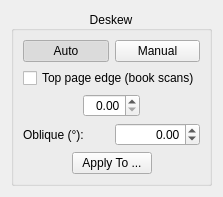
<?xml version="1.0" encoding="UTF-8"?>
<ui version="4.0">
 <class>deskew::OptionsWidget</class>
 <widget class="QWidget" name="deskew::OptionsWidget">
  <property name="geometry">
   <rect>
    <x>0</x>
    <y>0</y>
    <width>220</width>
    <height>146</height>
   </rect>
  </property>
  <property name="windowTitle">
   <string>Form</string>
  </property>
  <layout class="QVBoxLayout">
   <item>
    <widget class="CollapsibleGroupBox" name="deskewGroupBox">
     <property name="title">
      <string>Deskew</string>
     </property>
     <property name="alignment">
      <set>Qt::AlignCenter</set>
     </property>
     <layout class="QVBoxLayout" name="verticalLayout">
      <item>
       <layout class="QHBoxLayout">
        <item>
         <widget class="QPushButton" name="autoBtn">
          <property name="text">
           <string>Auto</string>
          </property>
          <property name="checkable">
           <bool>true</bool>
          </property>
          <property name="checked">
           <bool>true</bool>
          </property>
          <property name="autoExclusive">
           <bool>true</bool>
          </property>
         </widget>
        </item>
        <item>
         <widget class="QPushButton" name="manualBtn">
          <property name="text">
           <string>Manual</string>
          </property>
          <property name="checkable">
           <bool>true</bool>
          </property>
          <property name="autoExclusive">
           <bool>true</bool>
          </property>
         </widget>
        </item>
       </layout>
      </item>
      <item>
       <widget class="QCheckBox" name="topEdgeCheckBox">
        <property name="toolTip">
         <string>Use the top page edge for deskew (recommended for book scans with dark background).</string>
        </property>
        <property name="text">
         <string>Top page edge (book scans)</string>
        </property>
        <property name="checked">
         <bool>false</bool>
        </property>
       </widget>
      </item>
      <item>
       <layout class="QHBoxLayout">
        <item>
         <spacer>
          <property name="orientation">
           <enum>Qt::Horizontal</enum>
          </property>
          <property name="sizeHint" stdset="0">
           <size>
            <width>1</width>
            <height>1</height>
           </size>
          </property>
         </spacer>
        </item>
        <item>
         <widget class="QDoubleSpinBox" name="angleSpinBox">
          <property name="alignment">
           <set>Qt::AlignRight|Qt::AlignTrailing|Qt::AlignVCenter</set>
          </property>
          <property name="singleStep">
           <double>0.010000000000000</double>
          </property>
         </widget>
        </item>
        <item>
         <spacer>
          <property name="orientation">
           <enum>Qt::Horizontal</enum>
          </property>
          <property name="sizeHint" stdset="0">
           <size>
            <width>1</width>
            <height>1</height>
           </size>
          </property>
         </spacer>
        </item>
       </layout>
      </item>
      <item>
       <layout class="QHBoxLayout">
        <item>
         <widget class="QLabel" name="obliqueLabel">
          <property name="text">
           <string>Oblique (°):</string>
          </property>
         </widget>
        </item>
        <item>
         <widget class="QDoubleSpinBox" name="obliqueSpinBox">
          <property name="alignment">
           <set>Qt::AlignRight|Qt::AlignTrailing|Qt::AlignVCenter</set>
          </property>
          <property name="minimum">
           <double>-5.000000000000000</double>
          </property>
          <property name="maximum">
           <double>5.000000000000000</double>
          </property>
          <property name="singleStep">
           <double>0.100000000000000</double>
          </property>
         </widget>
        </item>
       </layout>
      </item>
      <item>
       <layout class="QHBoxLayout" name="horizontalLayout">
        <item>
         <spacer name="horizontalSpacer_9">
          <property name="orientation">
           <enum>Qt::Horizontal</enum>
          </property>
          <property name="sizeHint" stdset="0">
           <size>
            <width>1</width>
            <height>1</height>
           </size>
          </property>
         </spacer>
        </item>
        <item>
         <widget class="QPushButton" name="applyDeskewBtn">
          <property name="text">
           <string>Apply To ...</string>
          </property>
         </widget>
        </item>
        <item>
         <spacer name="horizontalSpacer_10">
          <property name="orientation">
           <enum>Qt::Horizontal</enum>
          </property>
          <property name="sizeHint" stdset="0">
           <size>
            <width>1</width>
            <height>1</height>
           </size>
          </property>
         </spacer>
        </item>
       </layout>
      </item>
     </layout>
    </widget>
   </item>
   <item>
    <spacer>
     <property name="orientation">
      <enum>Qt::Vertical</enum>
     </property>
     <property name="sizeHint" stdset="0">
      <size>
       <width>1</width>
       <height>1</height>
      </size>
     </property>
    </spacer>
   </item>
  </layout>
 </widget>
 <customwidgets>
  <customwidget>
   <class>CollapsibleGroupBox</class>
   <extends>QGroupBox</extends>
   <header location="global">CollapsibleGroupBox.h</header>
   <container>1</container>
  </customwidget>
 </customwidgets>
 <resources/>
 <connections/>
</ui>
